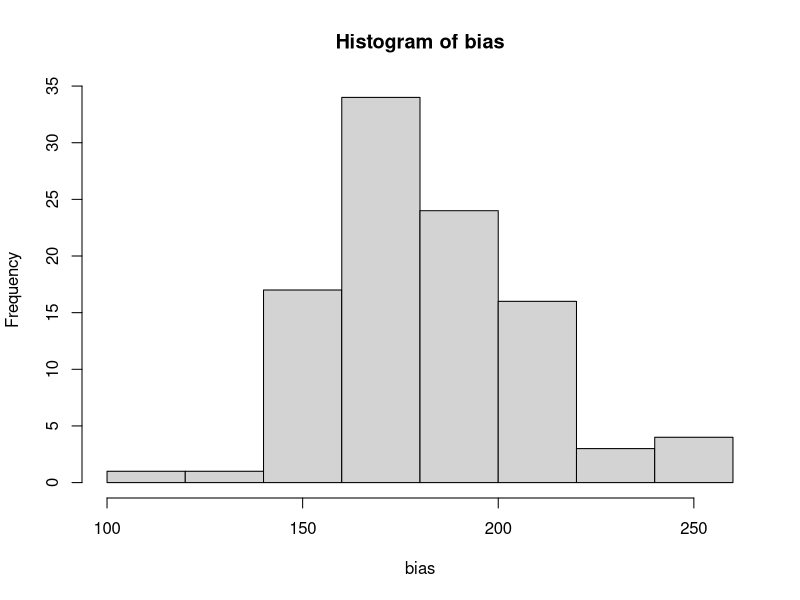
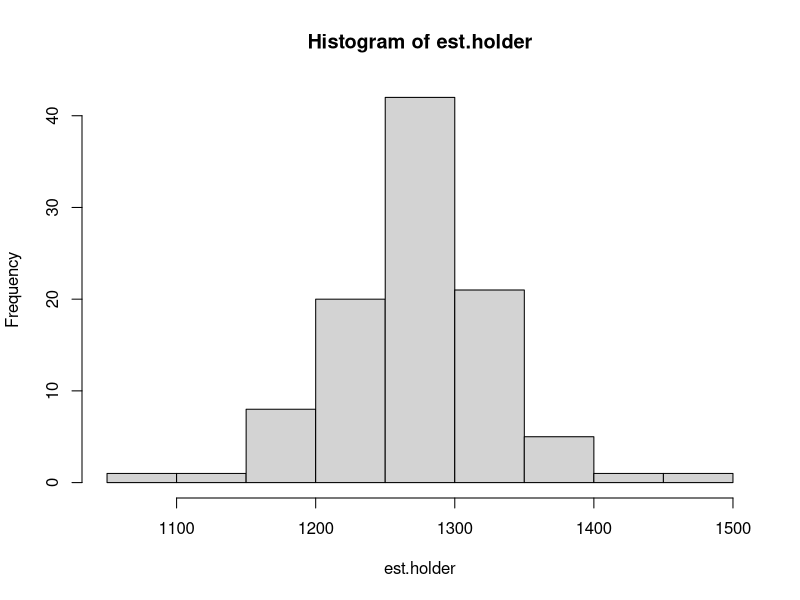

These charts were generated, in order, by the following R code:
## ---- chunk 1
knitr::opts_chunk$set(echo = TRUE)
library(tidyverse)
library(MASS)
## ---- chunk 2
ht.est = function(as.hat,mn.hat,pb.hat,df,obs,n){
  
fit = lm(cs~as+mn+pb+age+iq+as.factor(edu)+as.factor(smoke),data = df)

as.q = quantile(as.hat,c(0.25,0.75))
mn.q = quantile(mn.hat,c(0.25,0.75))
pb.q = quantile(pb.hat,c(0.25,0.75))

as = rep(as.q[1],n)
mn = rep(mn.q[1],n)
pb = rep(pb.q[1],n)
new1 = data.frame(as,mn,pb,obs)
yhat_25 = predict(fit,new1,type = 'response')

as = rep(as.q[2],n)
mn = rep(mn.q[2],n)
pb = rep(pb.q[2],n)
new2 = data.frame(as,mn,pb,obs)
yhat_75 = predict(fit,new2,type = 'response')

ace = mean(yhat_75)-mean(yhat_25)
return(ace)
}
## ---- chunk 3

n=825
#simulation = 100
nsim = 100
est.holder = rep(NA,nsim)
true.holder = rep(NA,nsim)
for(i in 1:nsim){
#confoundings
age = rnorm(825,22.9,4.2)
iq = rnorm(825,26,5)
edu = rbinom(825,1,0.24)
smoke = rbinom(825,1,0.24)

obs = data.frame(age,iq,edu,smoke)
#a
as = age^(1/2)+age*iq+edu+smoke^2+rnorm(825,0,5)
mn = age*2+edu^2+iq+smoke^3+rnorm(825,0,5)
pb = age+iq*edu+iq*smoke+smoke^2+rnorm(825,0,5)
df = data.frame(as,mn,pb,obs)

#y
cs = 5*as+7*mn-3*pb+age*iq+edu*iq+smoke^2 +rnorm(n,sd = 35)

#true ace
true.holder[i] = 5*(quantile(as,0.75)-quantile(as,0.25))+7*(quantile(mn,0.75)-quantile(mn,0.25))-3*(quantile(pb,0.75)-quantile(pb,0.25))

#propensity score
fit.as = lm(as~age+iq+as.factor(edu)+as.factor(smoke),data = df)
fit.mn = lm(mn~age+iq+as.factor(edu)+as.factor(smoke),data = df)
fit.pb = lm(pb~age+iq+as.factor(edu)+as.factor(smoke),data = df)

as.hat = predict(fit.as)
mn.hat = predict(fit.mn)
pb.hat = predict(fit.pb)

est.holder[i] = ht.est(as.hat,mn.hat,pb.hat,df = df,obs = obs,n = n)
}

bias = est.holder-true.holder
hist(bias)

## ---- chunk 4

var(est.holder)
var(true.holder)
hist(est.holder)
## ---- chunk 5

boots = 100
b.holder = rep(NA)
for (i in 1:boots) {
  
  idx = sample(1:n,size = n, replace = TRUE)
  data.b = df[idx,]
  obs.b = obs[idx,]
  
#propensity score
fit.as = lm(as~age+iq+as.factor(edu)+as.factor(smoke),data = data.b)
fit.mn = lm(mn~age+iq+as.factor(edu)+as.factor(smoke),data = data.b)
fit.pb = lm(pb~age+iq+as.factor(edu)+as.factor(smoke),data = data.b)

as.hat = predict(fit.as)
mn.hat = predict(fit.mn)
pb.hat = predict(fit.pb)

b.holder[i] = ht.est(as.hat,mn.hat,pb.hat,df = data.b,obs = obs.b,n = n)
}


var(b.holder)
